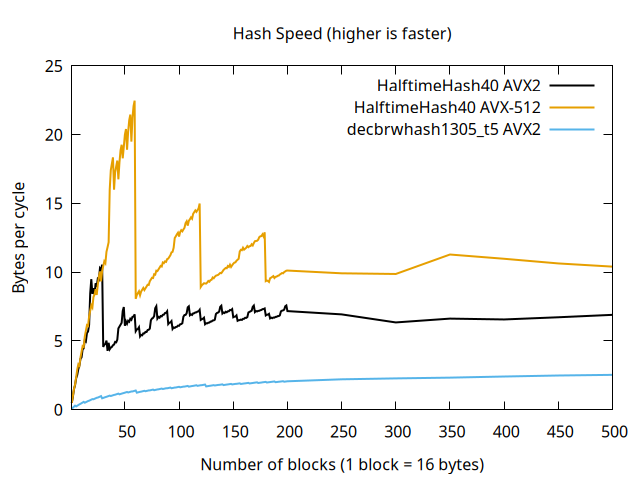

Here is the gnuplot script that generated this plot:
set terminal pngcairo background 'white'
set output 'bytes-per-cycle.png'
set title 'Hash Speed (higher is faster)'
set xlabel 'Number of blocks (1 block = 16 bytes)'
set ylabel 'Bytes per cycle'
unset logscale x
unset logscale y
unset xrange
set yrange [0:25]
set xrange[1:500]
plot './halftimehash/avx2/test/test_files/halftime_speed_records.txt' using 1:(1/column(2)) with lines title 'HalftimeHash40 AVX2' ,'./halftimehash/avx2/test/test_files/halftime_speed_records.txt' using 1:(1/column(4)) with lines title 'HalftimeHash40 AVX-512', './dec-BRWHash1305/intel64-avx2-maax-decbrwhash1305-t5/test/test_files/decbrwhash1305_t5_speed_records.txt' using 1:(1/column(3)) with lines title 'decbrwhash1305\_t5 AVX2'
